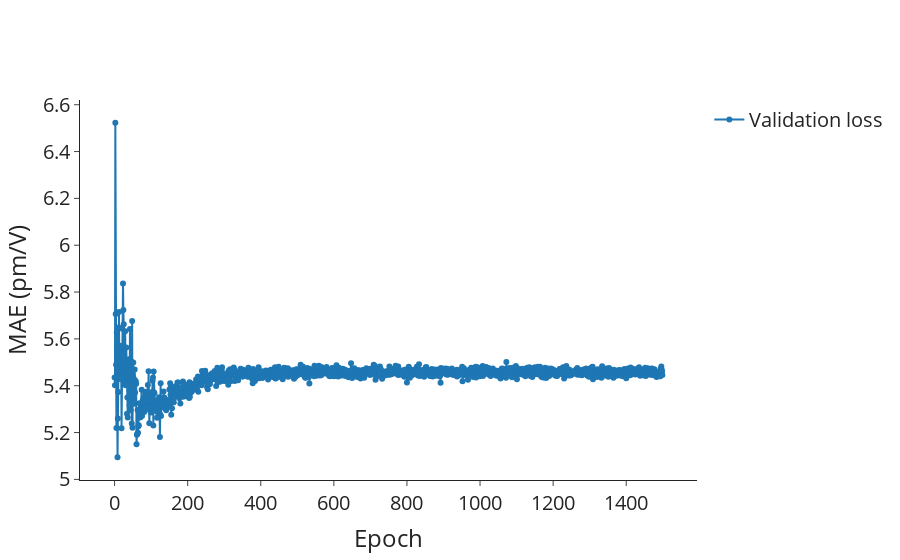

Notebook cell for this chart:
### Markdown cell above
## MAE

### Code cell
lr_val = go.Scatter(
    x=df_lr_epochs_first.index,
    y=df_lr_epochs_first["metric_val/MeanAbsoluteError/shg_tensor_full"],
    mode="lines+markers",
    name="Validation loss",
    showlegend=True,
)

# Layout
layout = go.Layout(
    # title=dict(text='Scatter Plot'),
    xaxis=dict(title="Epoch"),
    yaxis=dict(title="MAE (pm/V)"),
    # legend=dict(font=dict(size=12)),
)

# Create figure
fig = go.Figure(data=[lr_val], layout=layout)

fig.update_layout(
    autosize=True,
    font_size=20,
    # width=600,
    # height=600,
    # plot_bgcolor="white",
    template="simple_white",
)
fig.update_layout(
    xaxis=dict(
        # tickmode = 'array',
        # tickvals = [1, 2,3,4,5,6,7,8],
        # ticktext = ['One', 'Three', 'Five', 'Seven', 'Nine', 'Eleven']
        showgrid=False,
    ),
    yaxis=dict(
        # tickmode = 'array',
        # tickvals = [1, 2,3,4,5,6,7,8],
        # ticktext = ['One', 'Three', 'Five', 'Seven', 'Nine', 'Eleven']
        showgrid=False,
    ),
)

# Show figure
fig.show()

### Figure 1 — Plotly figure (JSON) as saved in the notebook; plotly's stock layout.template omitted (floating-point values rounded to 4 significant figures; data arrays with more than 128 entries replaced by an {"elided": "..."} marker saying what was removed)
{"data": [{"mode": "lines+markers", "name": "Validation loss", "showlegend": true, "type": "scatter", "x": {"elided": "1500 int values"}, "y": {"elided": "1500 float values"}}], "layout": {"autosize": true, "font": {"size": 20}, "xaxis": {"showgrid": false, "title": {"text": "Epoch"}}, "yaxis": {"showgrid": false, "title": {"text": "MAE (pm/V)"}}}}
